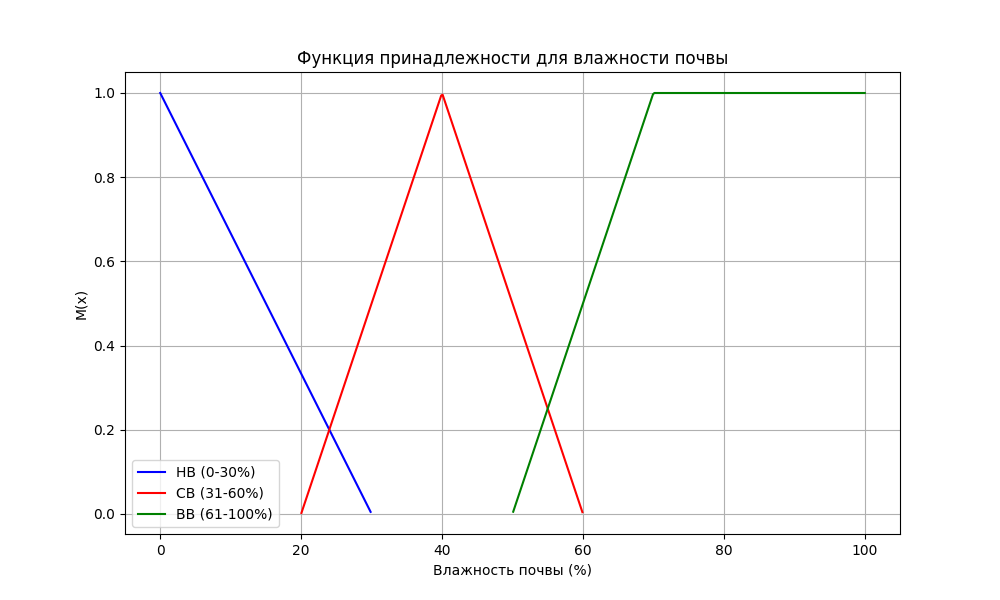

The script that drew this image:
import matplotlib.pyplot as plt
import numpy as np

# Define the membership functions for soil moisture
def M_NV(x):
    return np.maximum(0, np.minimum(1, (30 - x) / 30))

def M_SV(x):
    return np.maximum(0, np.minimum((x - 20) / 20, (60 - x) / 20))

def M_VV(x):
    return np.maximum(0, np.minimum((x - 50) / 20, 1))

# Generate x values
x = np.linspace(0, 100, 500)

# Calculate the membership values
nv_values = M_NV(x)
sv_values = M_SV(x)
vv_values = M_VV(x)

# Plot the membership functions
plt.figure(figsize=(10, 6))

plt.plot(x[nv_values > 0], nv_values[nv_values > 0], label='НВ (0-30%)', color='blue')
plt.plot(x[sv_values > 0], sv_values[sv_values > 0], label='СВ (31-60%)', color='red')
plt.plot(x[vv_values > 0], vv_values[vv_values > 0], label='ВВ (61-100%)', color='green')

plt.title('Функция принадлежности для влажности почвы')
plt.xlabel('Влажность почвы (%)')
plt.ylabel('M(x)')
plt.legend()
plt.grid(True)
plt.show()
